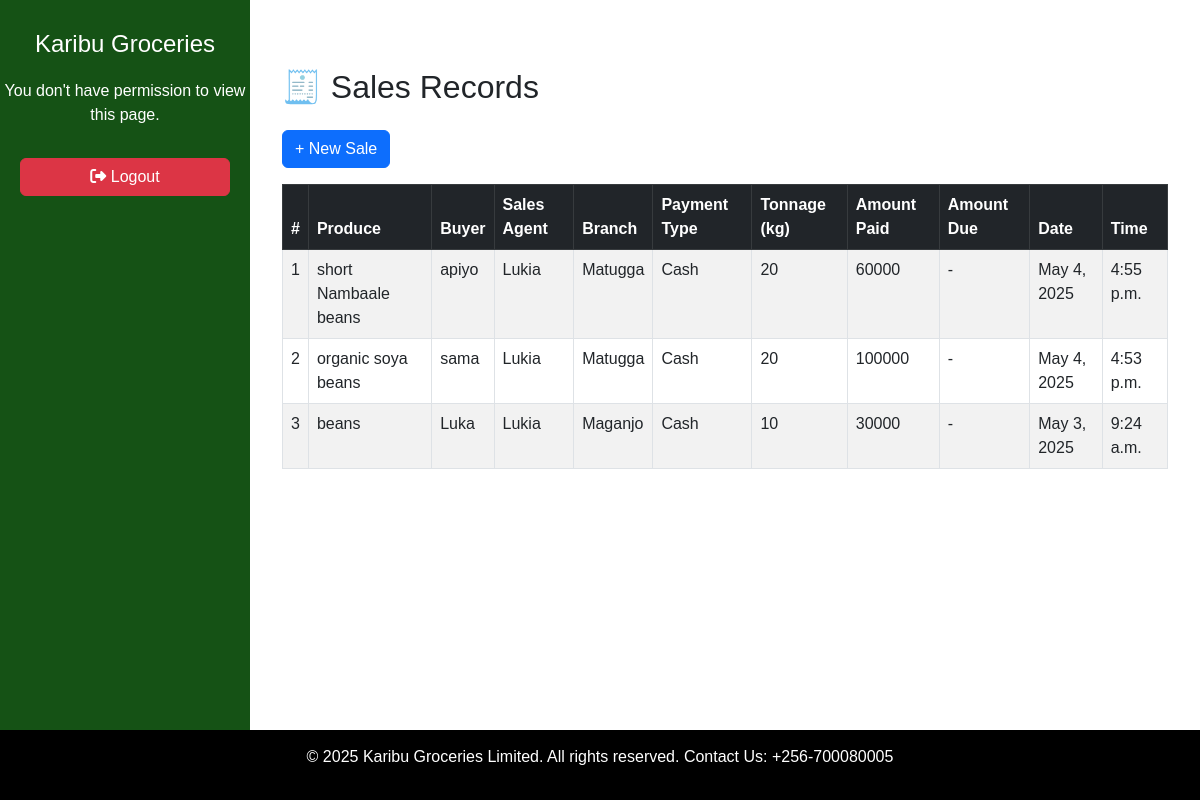
The app's page /sales/ (signed in) with its own data.
### kglapp/models.py (models this page shows, shortened)
class Sale(models.Model):
    BRANCH_CHOICES = [
        ("Maganjo", "Maganjo"),
        ("Matugga", "Matugga"),]
    PAYMENT_CHOICES = [
        ("cash", "Cash"),
        ("credit", "Credit"),]
    produce_name = models.CharField(max_length=100)
    tonnage_kg = models.PositiveIntegerField()
    amount_paid = models.PositiveIntegerField()
    buyer_name = models.CharField(max_length=100)
    sales_agent = models.CharField(max_length=100)
    date = models.DateField(default=timezone.now)
    time = models.TimeField(default=timezone.now)
    branch_name = models.CharField(max_length=50, choices=BRANCH_CHOICES, default="Matugga")
    payment_type = models.CharField(max_length=10, choices=PAYMENT_CHOICES, default="cash")
    amount_due = models.PositiveIntegerField(null=True, blank=True)

### kglapp/views.py (the view)
# urls.py: path('sales/', views.sales_list, name='sales_list'),
@login_required
def sales_list(request):
    sales = Sale.objects.order_by('-date', '-time')
    return render(request, 'sales_list.html', {'sales': sales})

### kglapp/templatetags/custom_filters.py (called while the page is built)
@register.filter(name='has_group')
def has_group(user, group_name):
    if user.is_authenticated:
        return user.groups.filter(name=group_name).exists()
    return False

### kglapp/templates/sales_list.html
{% extends 'base.html' %}
{% block content %}
<div class="container mt-5">
    <h2 class="mb-4">🧾 Sales Records</h2>
    <a href="{% url 'create_sale' %}" class="btn btn-primary mb-3">+ New Sale</a>
    {% if sales %}
        <div class="table-responsive">
            <table class="table table-bordered table-striped">
                <thead class="table-dark">
                    <tr>
                        <th>#</th>
                        <th>Produce</th>
                        <th>Buyer</th>
                        <th>Sales Agent</th>
                        <th>Branch</th>
                        <th>Payment Type</th>
                        <th>Tonnage (kg)</th>
                        <th>Amount Paid</th>
                        <th>Amount Due</th>
                        <th>Date</th>
                        <th>Time</th>
                    </tr>
                </thead>
                <tbody>
                    {% for sale in sales %}
                        <tr>
                            <td>{{ forloop.counter }}</td>
                            <td>{{ sale.produce_name }}</td>
                            <td>{{ sale.buyer_name }}</td>
                            <td>{{ sale.sales_agent }}</td>
                            <td>{{ sale.branch_name }}</td>
                            <td>{{ sale.payment_type|title }}</td>
                            <td>{{ sale.tonnage_kg }}</td>
                            <td>{{ sale.amount_paid }}</td>
                            <td>{{ sale.amount_due|default:"-" }}</td>
                            <td>{{ sale.date }}</td>
                            <td>{{ sale.time }}</td>
                        </tr>
                    {% endfor %}
                </tbody>
            </table>
        </div>
    {% else %}
        <p>No sales found.</p>
    {% endif %}
</div>
{% endblock %}

### kglapp/templates/base.html (style rules this page uses)
html, body { height: 100%; margin: 0; }
body { display: flex; flex-direction: column; min-height: 100vh; font-family: Arial, sans-serif; }

### records on screen
Sale: produce_name "short Nambaale beans", buyer_name "apiyo", sales_agent "Lukia", branch_name "Matugga", payment_type "Cash", tonnage_kg "20", amount_paid "60000", amount_due "-", date "May 4, 2025", time "4:55 p.m."
Sale: produce_name "organic soya beans", buyer_name "sama", sales_agent "Lukia", branch_name "Matugga", payment_type "Cash", tonnage_kg "20", amount_paid "100000", amount_due "-", date "May 4, 2025", time "4:53 p.m."
Sale: produce_name "beans", buyer_name "Luka", sales_agent "Lukia", branch_name "Maganjo", payment_type "Cash", tonnage_kg "10", amount_paid "30000", amount_due "-", date "May 3, 2025", time "9:24 a.m."
